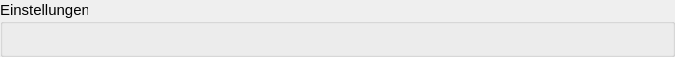
<?xml version="1.0" encoding="UTF-8"?>
<ui version="4.0">
 <class>ExplorerForm</class>
 <widget class="QWidget" name="ExplorerForm">
  <property name="geometry">
   <rect>
    <x>0</x>
    <y>0</y>
    <width>675</width>
    <height>57</height>
   </rect>
  </property>
  <property name="font">
   <font>
    <family>Arial</family>
    <pointsize>11</pointsize>
   </font>
  </property>
  <property name="windowTitle">
   <string>Form1</string>
  </property>
  <layout class="QVBoxLayout">
   <property name="spacing">
    <number>0</number>
   </property>
   <property name="margin">
    <number>0</number>
   </property>
   <item>
    <widget class="CGroupBox" name="Container">
     <property name="title">
      <string>Einstellungen</string>
     </property>
    </widget>
   </item>
  </layout>
 </widget>
 <layoutdefault spacing="6" margin="11"/>
 <pixmapfunction>qPixmapFromMimeSource</pixmapfunction>
 <customwidgets>
  <customwidget>
   <class>CGroupBox</class>
   <extends>QGroupBox</extends>
   <header>cgroupbox.h</header>
   <container>1</container>
  </customwidget>
 </customwidgets>
 <resources/>
 <connections/>
</ui>
